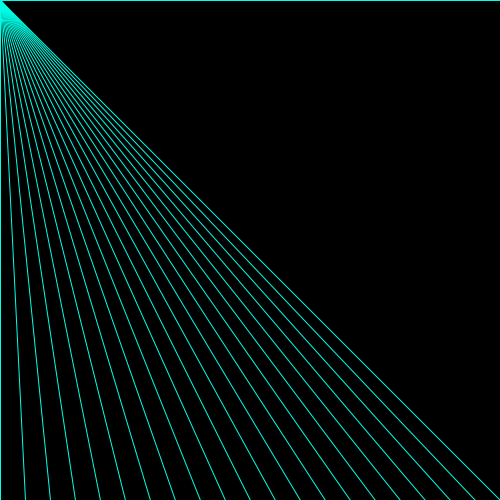
Frame 1 (no input)
Frame 60 (the mouse pressed at the canvas centre just before this capture): identical to frame 1, image omitted
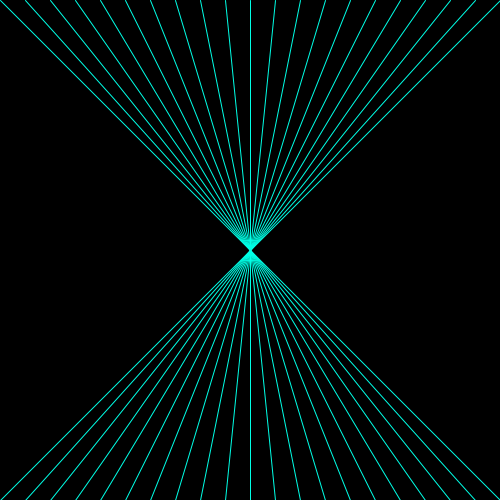
Frame 120 (the mouse held since frame 60 and released just before this capture)

The Processing sketch that drew these frames (run headless with seeded random() and noise(); from frame 60 on, the mouse is pressed at the canvas centre):

// Processing sketch: processing_38038
// ── processing_38038.pde

void setup()
{
  size(500, 500);
  smooth();
  stroke(0, 255, 230);
  noFill();
}
void draw()
{
    background(0, 0, 0);
  float xx;
  float yy;
  for (xx = 0; xx<=width; xx=xx+25)
  {
    line(mouseX, mouseY, xx, 0);
    line(mouseX, mouseY, xx, height);
  }
}
